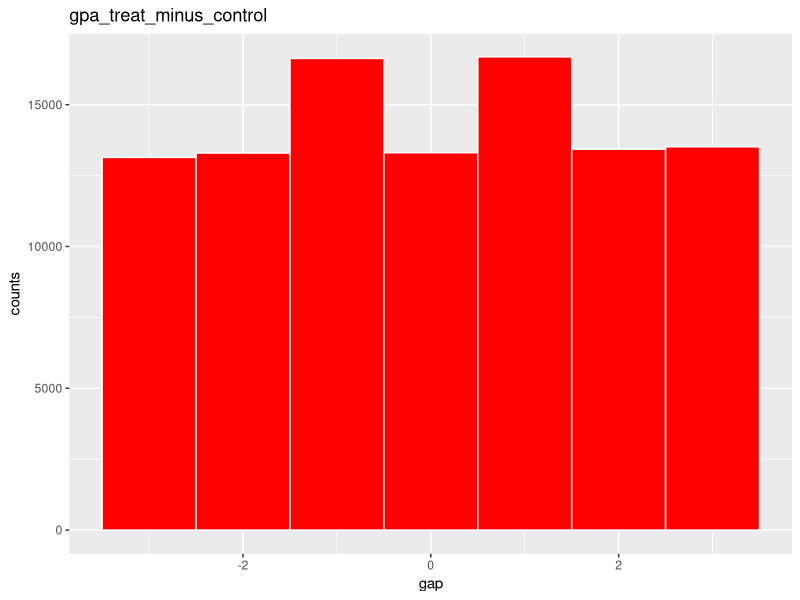

Recreate this plot in R.
## ---- chunk 1
set.seed(36850) # set random seed so that you get the same output everytime even though it's "random"

sample_space_coin <- c("H", "T")
event_probs_coin <- c(0.5, 0.5)


coin_flip <- function(){
  sample(
    size = 1,
    x = sample_space_coin,
    prob = event_probs_coin,
    replace = TRUE
  )
}

coin_flip()

## ---- chunk 2
set.seed(36850)
flip1 <- coin_flip()
flip2 <- coin_flip()
flip3 <- coin_flip()
flip4 <- coin_flip()

# Example flips, they will always be the same because I set a random seed.
flip1 # H
flip2 # T
flip3 # T
flip4 # H

# Function that acts like a random variable.
# returns 1 if flip == "H" and 0 otherwise.

X_coin <- function(flip){
  ifelse(flip == "H",1,0)
}


# The code below should return a 1 for flip1 and flip4 and 0 for flip2 and flip3
X_coin(flip1)
X_coin(flip2)
X_coin(flip3)
X_coin(flip4)
## ---- chunk 3
set.seed(36850) # set random seed so that you get the same output everytime even though it's "random"

sample_space_coinb <- c("H", "T")
event_probs_coinb <- c(0.7, 0.3)

biased_coin_flip <- function(){
  sample(
    size = 1,
    x = sample_space_coinb,
    prob = event_probs_coinb,
    replace = TRUE
  )
}

biased_coin_flip()

## ---- chunk 4
set.seed(36850)
flip1 <- biased_coin_flip()
flip2 <- biased_coin_flip()
flip3 <- biased_coin_flip()
flip4 <- biased_coin_flip()

# Example flips, they will always be the same because I set a random seed.
flip1 # H
flip2 # T
flip3 # T
flip4 # H

# Function that acts like a random variable.
# returns 1 if flip == "H" and 0 otherwise.

X_biased_coin <- function(flip){
  ifelse( biased_coin_flip() == "H",1,0)
}


# The code below should return a 1 for flip1 and flip4 and 0 for flip2 and flip3
X_biased_coin(flip1)
X_biased_coin(flip2)
X_biased_coin(flip3)
X_biased_coin(flip4)
## ---- chunk 5
sims <- 100000
coin <- c("H","T")
event <-0
event2 <-0

for (i in 1:sims) {
  flip <- sample(x=coin, size=1, replace=TRUE)
   if (flip =="H" ){
    event <- event+1
   }
   else{
    event2 <- event2+1
   }
}

 event/sims
 event2/sims
## ---- chunk 6
sims <- 100000
coin <- c(1,0)
prob <- c(0.5, 0.5)  

flips <- rep(NA, sims)

for (i in 1:sims) {
  flips[i] <- sample(x=coin, size=1, replace=TRUE, prob=prob)
}

mean(flips)
## ---- chunk 7
sims <- 100000
coin <- c("H","T")
prob <- c(0.7, 0.3)  
event <-0
event2 <-0

for (i in 1:sims) {
  flip <- sample(x=coin, size=1, replace=TRUE, prob=prob)
   if (flip=="H" ){
    event <- event+1
   }
   else{
    event2 <- event2+1
   }
}

event/sims
event2/sims
## ---- chunk 8
sims <- 100000
coin <- c(1,0)
prob <- c(0.7, 0.3)  

flips <- rep(NA, sims)

for (i in 1:sims) {
  flips[i] <- sample(x=coin, size=1, replace=TRUE, prob=prob)
}

mean(flips)



## ---- chunk 9
set.seed(36850)

nsims <- 100000

# vectors where you can store the results of simulation for a, b, and c
X_coin_sims <- vector(mode = 'numeric', length = nsims)
X_biased_coin_sims <- vector(mode = 'numeric', length = nsims)
unbiased_plus_biased_coin_sims <- vector(mode = 'numeric', length = nsims)


for(i in 1:nsims){
  sim_flip_i <- coin_flip()
  X_coin_sims[i] <- X_coin(sim_flip_i)
  
  sim__biasedflip_i <- biased_coin_flip
  X_biased_coin_sims[i] <- X_biased_coin(sim__biasedflip_i)
  
  unbiased_plus_biased_coin_sims[i] <- X_coin_sims[i]+X_biased_coin_sims[i] 
  
}

# use head to see the first part of the result of the simulations
head(unbiased_plus_biased_coin_sims)

# calculate the expectation of the simulations using mean()
mean( unbiased_plus_biased_coin_sims)



## ---- chunk 10
student_index <- 1:6
Y1 <- c(4, 4, 3, 2, 1,1)
Y0 <- Y1
## ---- chunk 11
set.seed(36850)

nsims <- 100000

gpa_treat_minus_control_sims <- vector(mode = "numeric",
                                       length = nsims)

for(i in 1:nsims){
  treated_subj_index <- sample(student_index, 
                               size = 1)
  control_subj_index <- sample(student_index[-treated_subj_index], 
                               size = 1)
  observed_treatement_GPA <- Y1[treated_subj_index]
  observed_control_GPA <- Y0[control_subj_index]
    
  gpa_treat_minus_control_sims[i] <- observed_treatement_GPA - observed_control_GPA # What is the observed difference in gpas between treatment and control subjects?
}

# Calculate the average of gpa_treat_minus_control_sims
mean(gpa_treat_minus_control_sims)
mean(Y1 - Y0)
## ---- chunk 12
library(tidyverse)
library(ggplot2)
## ---- chunk 13

df <- data.frame(gpa_treat_minus_control_sims)

ggplot(data = df, mapping = aes(gpa_treat_minus_control_sims)) +
  geom_histogram(binwidth = 1, fill = "red", color = "white") +
  labs(x = "gap", y = "counts", title = "gpa_treat_minus_control")
          
